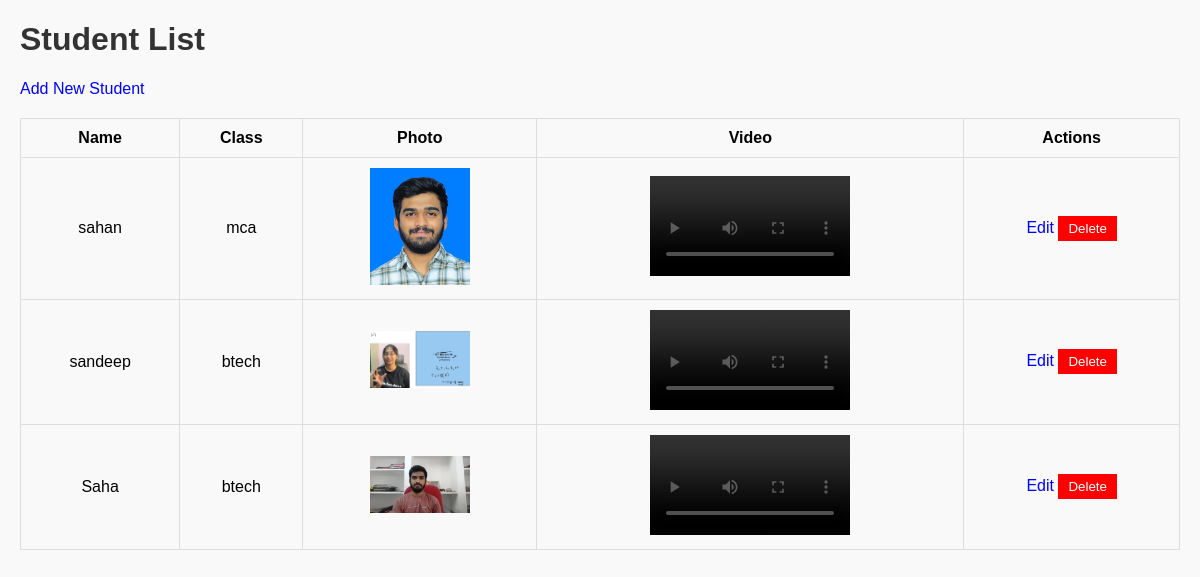
The page /students/ on the database its author committed.
### testapp/models.py (models this page shows)
class Student(models.Model):
    name = models.CharField(max_length=100)
    student_class = models.CharField(max_length=50)
    photo = models.ImageField(upload_to='photos/')
    video = models.FileField(upload_to='videos/')

### testapp/views.py (the view)
# urls.py: path('students/', views.student_list, name='student_list'),
def student_list(request):
    students = Student.objects.all()
    return render(request, 'testapp/student_list.html', {'students': students})

### templates/testapp/student_list.html (shortened to what this page needs)
<!DOCTYPE html>
{% load static%}
<html lang="en">
  <head>
    <link rel="stylesheet" href="{% static 'css/style.css' %}" />
  </head>
  <body>
    <h1>Student List</h1>
    <a href="{% url 'student_create' %}">Add New Student</a>
    <table>
      <thead>
        <tr>
          <th>Name</th>
          <th>Class</th>
          <th>Photo</th>
          <th>Video</th>
          <th>Actions</th>
        </tr>
      </thead>
      <tbody>
        {% for student in students %}
        <tr>
          <td>{{ student.name }}</td>
          <td>{{ student.student_class }}</td>
          <td>
            <img src="{{ student.photo.url }}" width="100" />
          </td>
          <td>
            <video width="200" controls>
              <source src="{{ student.video.url }}" />
            </video>
          </td>
          <td>
            <a href="{% url 'student_edit' student.pk %}">Edit</a>
            <form
              action="{% url 'student_delete' student.pk %}"
              method="post"
              style="display: inline"
            >
              <button type="submit">Delete</button>
            </form>
          </td>
        </tr>
        {% endfor %}
      </tbody>
    </table>
  </body>
</html>

### static/css/style.css (style rules this page uses)
body { font-family: Arial, sans-serif; margin: 20px; background-color: #f9f9f9; }
h1 { color: #333; }
table { width: 100%; border-collapse: collapse; margin-top: 20px; }
table, th, td { border: 1px solid #ddd; }
th, td { padding: 10px; text-align: center; }
a { text-decoration: none; color: blue; }
button { background-color: red; color: white; border: none; padding: 5px 10px; cursor: pointer; }

### templates/testapp/student_list.html (style rules this page uses)
body { font-family: Arial, sans-serif; margin: 20px; background-color: #f9f9f9; }
h1 { color: #333; }
table { width: 100%; border-collapse: collapse; margin-top: 20px; }
table, th, td { border: 1px solid #ddd; }
th, td { padding: 10px; text-align: center; }
a { text-decoration: none; color: blue; }
button { background-color: red; color: white; border: none; padding: 5px 10px; cursor: pointer; }

### rows shown on the page
Student: name "sahan", student_class "mca", photo (picture)
Student: name "sandeep", student_class "btech", photo (picture)
Student: name "Saha", student_class "btech", photo (picture)
